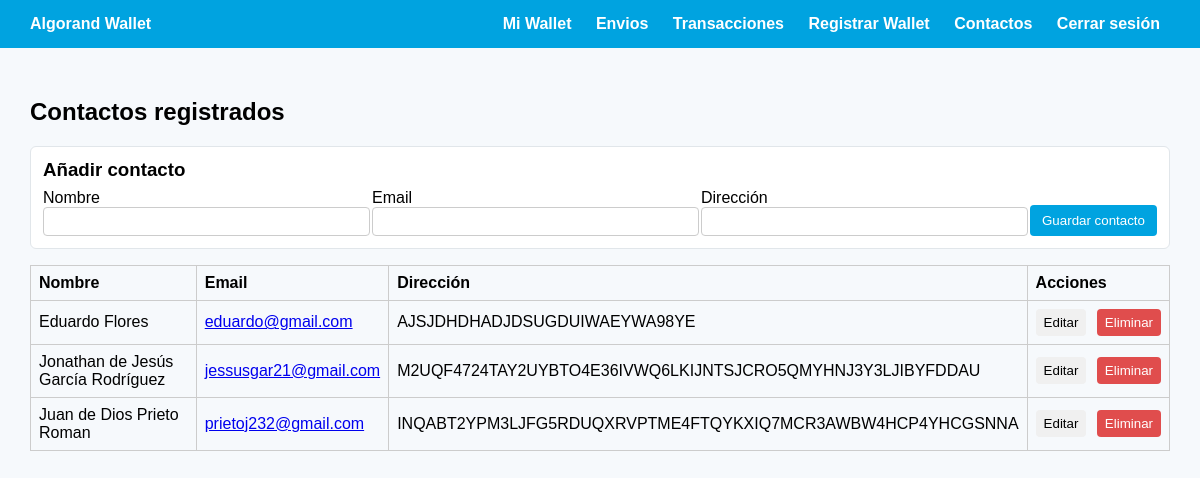
Screenshot of /contactos/ (signed in) with the database file from the repository.
### wallet/models.py (models this page shows, shortened)
class Contacto(models.Model):
    user = models.ForeignKey(User, null=True, blank=True, on_delete=models.SET_NULL, related_name='contactos')
    nombre = models.CharField(max_length=100)
    email = models.EmailField("email")
    direccion = models.CharField(max_length=58)

### wallet/views.py (the view, shortened to what this page needs)
# urls.py: path('contactos/', views.contactos_list, name='contactos')
@login_required
def contactos_list(request):
    error = None
    contactos = Contacto.objects.filter(user=request.user).order_by('-id')
    return render(request, 'wallet/contactos_list.html', {'contactos': contactos, 'error': error})

### wallet/templates/wallet/contactos_list.html (shortened to what this page needs)
{% extends "wallet/base.html" %}
{% block content %}
  <h2>Contactos registrados</h2>
  <section style="background:#fff;border:1px solid #e1e6ea;padding:12px;border-radius:6px;margin-bottom:16px">
    <h3 style="margin:0 0 8px 0">Añadir contacto</h3>
    <form method="POST" style="display:flex;gap:8px;flex-wrap:wrap">
      <div style="flex:1;min-width:180px">
        <label>Nombre<br>
          <input type="text" name="nombre" required maxlength="100" style="width:100%;padding:6px;border:1px solid #ccc;border-radius:4px">
        </label>
      </div>
      <br>
      <div style="flex:1;min-width:220px">
        <label>Email<br>
          <input type="email" name="email" required style="width:100%;padding:6px;border:1px solid #ccc;border-radius:4px">
        </label>
      </div>
      <br>
      <div style="flex:1;min-width:220px">
        <label>Dirección<br>
          <input type="text" name="direccion" maxlength="58" style="width:100%;padding:6px;border:1px solid #ccc;border-radius:4px">
        </label>
      </div>
      <br>
      <div style="align-self:end">
        <button type="submit" style="background:#00a3e0;color:#fff;border:none;padding:8px 12px;border-radius:4px;cursor:pointer">Guardar contacto</button>
      </div>
    </form>
  </section>
  {% if contactos %}
  <table style="border-collapse:collapse;width:100%">
    <thead>
      <tr>
        <th style="border:1px solid #ccc;padding:8px;text-align:left">Nombre</th>
        <th style="border:1px solid #ccc;padding:8px;text-align:left">Email</th>
        <th style="border:1px solid #ccc;padding:8px;text-align:left">Dirección</th>
        <th style="border:1px solid #ccc;padding:8px;text-align:left">Acciones</th>
      </tr>
    </thead>
    <tbody>
      {% for c in contactos %}
      <tr id="row-{{ c.pk }}">
        <td style="border:1px solid #ccc;padding:8px;text-align:left">{{ c.nombre }}</td>
        <td style="border:1px solid #ccc;padding:8px;text-align:left"><a href="mailto:{{ c.email }}">{{ c.email }}</a></td>
        <td style="border:1px solid #ccc;padding:8px;text-align:left">{{ c.direccion }}</td>
        <td style="border:1px solid #ccc;padding:8px;text-align:left;white-space:nowrap">
          <button type="button" onclick="toggleEdit({{ c.pk }})" style="background:#f0f0f0;padding:6px 8px;border-radius:4px;margin-right:6px;border:none;cursor:pointer">Editar</button>
          <form method="post" style="display:inline" onsubmit="return confirm('¿Eliminar contacto {{ c.nombre }} ?');">
            <button type="submit" style="background:#e04d4d;color:#fff;border:none;padding:6px 8px;border-radius:4px;cursor:pointer">Eliminar</button>
          </form>
        </td>
      </tr>
      {% endfor %}
    </tbody>
  </table>
  {% else %}
  <p>No hay contactos registrados.</p>
  {% endif %}
{% endblock %}

### wallet/templates/wallet/base.html (shortened to what this page needs)
<!DOCTYPE html>
<html lang="es">
<head>
</head>
<body>
  {% if user.is_authenticated %}
  <header>
    <div>
      <strong>Algorand Wallet</strong>
    </div>
    <nav>
      <a href="{% url 'mi_wallet' %}">Mi Wallet</a>
      <a href="{% url 'envio' %}">Envios</a>
      <a href="{% url 'transacciones' %}">Transacciones</a>
      <a href="{% url 'registrar_wallet' %}">Registrar Wallet</a>
      <a href="{% url 'contactos' %}">Contactos</a>
      <a href="{% url 'logout' %}">Cerrar sesión</a>
    </nav>
  </header>
  {% endif %}
  <div class="container">
    {% block content %}
    {% endblock %}
  </div>
</body>
</html>

### wallet/templates/wallet/base.html (style rules this page uses)
body { font-family: Arial, sans-serif; background: #f6f9fc; margin: 0; padding: 0; }
header { background: #00a3e0; color: white; padding: 15px 30px; display: flex; justify-content: space-between; align-items: center; }
nav a { color: white; margin: 0 10px; text-decoration: none; font-weight: bold; }
.container { padding: 30px; }

### rows the page displays
Contacto: nombre "Eduardo Flores", email "eduardo@gmail.com", direccion "AJSJDHDHADJDSUGDUIWAEYWA98YE"
Contacto: nombre "Jonathan de Jesús García Rodríguez", email "jessusgar21@gmail.com", direccion "M2UQF4724TAY2UYBTO4E36IVWQ6LKIJNTSJCRO5QMYHNJ3Y3LJIBYFDDAU"
Contacto: nombre "Juan de Dios Prieto Roman", email "prietoj232@gmail.com", direccion "INQABT2YPM3LJFG5RDUQXRVPTME4FTQYKXIQ7MCR3AWBW4HCP4YHCGSNNA"
